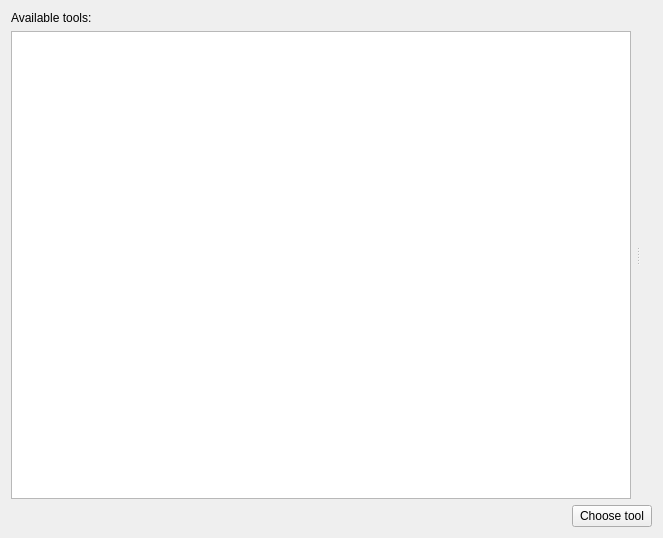
<?xml version="1.0" encoding="UTF-8"?>
<ui version="4.0">
 <class>MainToolsWidget</class>
 <widget class="QWidget" name="MainToolsWidget">
  <property name="geometry">
   <rect>
    <x>0</x>
    <y>0</y>
    <width>663</width>
    <height>538</height>
   </rect>
  </property>
  <property name="windowTitle">
   <string>ADT - Tools</string>
  </property>
  <layout class="QGridLayout" name="gridLayout">
   <item row="1" column="0">
    <spacer name="horizontalSpacer">
     <property name="orientation">
      <enum>Qt::Orientation::Horizontal</enum>
     </property>
     <property name="sizeHint" stdset="0">
      <size>
       <width>384</width>
       <height>20</height>
      </size>
     </property>
    </spacer>
   </item>
   <item row="1" column="1">
    <widget class="QPushButton" name="browseCheckPushButton">
     <property name="sizePolicy">
      <sizepolicy hsizetype="Fixed" vsizetype="Fixed">
       <horstretch>0</horstretch>
       <verstretch>0</verstretch>
      </sizepolicy>
     </property>
     <property name="text">
      <string>Choose tool</string>
     </property>
    </widget>
   </item>
   <item row="0" column="0" colspan="2">
    <widget class="QSplitter" name="toolsSplitter">
     <property name="orientation">
      <enum>Qt::Orientation::Horizontal</enum>
     </property>
     <widget class="QWidget" name="verticalLayoutWidget">
      <layout class="QVBoxLayout" name="toolsVerticalLayout">
       <property name="rightMargin">
        <number>5</number>
       </property>
       <item>
        <widget class="QLabel" name="toolsLabel">
         <property name="sizePolicy">
          <sizepolicy hsizetype="Fixed" vsizetype="Preferred">
           <horstretch>0</horstretch>
           <verstretch>0</verstretch>
          </sizepolicy>
         </property>
         <property name="minimumSize">
          <size>
           <width>250</width>
           <height>0</height>
          </size>
         </property>
         <property name="text">
          <string>Available tools:</string>
         </property>
        </widget>
       </item>
       <item>
        <widget class="QListView" name="toolsListView">
         <property name="sizePolicy">
          <sizepolicy hsizetype="MinimumExpanding" vsizetype="Expanding">
           <horstretch>0</horstretch>
           <verstretch>0</verstretch>
          </sizepolicy>
         </property>
         <property name="horizontalScrollBarPolicy">
          <enum>Qt::ScrollBarPolicy::ScrollBarAlwaysOff</enum>
         </property>
        </widget>
       </item>
      </layout>
     </widget>
     <widget class="QWidget" name="verticalLayoutWidget_2">
      <layout class="QVBoxLayout" name="descriptionVerticalLayout">
       <property name="leftMargin">
        <number>5</number>
       </property>
       <item>
        <widget class="ToolWidget" name="toolWidget" native="true"/>
       </item>
      </layout>
     </widget>
    </widget>
   </item>
  </layout>
 </widget>
 <customwidgets>
  <customwidget>
   <class>ToolWidget</class>
   <extends>QWidget</extends>
   <header location="global">gui/toolwidget.h</header>
   <container>1</container>
  </customwidget>
 </customwidgets>
 <resources/>
 <connections/>
</ui>
